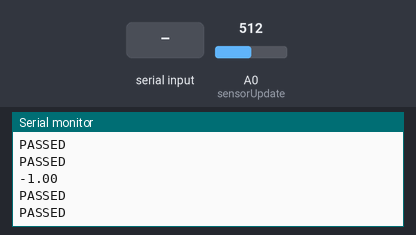
This sketch was run on a simulated ESP8266 (NodeMCU). Shown: the last lines printed to the serial monitor. Inputs (shaded band) come from the test bench; at power-on: A0 (sensorUpdate) = 512. WiFi joins after 1.5 s; servers stay silent unless stated; network time is answered at once with the bench clock; the local clock reads 2024-03-15 10:24:30 at power-on unless the sketch sets it.

Above: at 2.7 s.
2.8 s: A0 (sensorUpdate) set to 716
At 4.41 s:
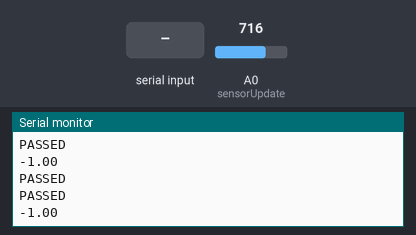
4.6 s: "1" received over the second serial link
At 4.86 s:
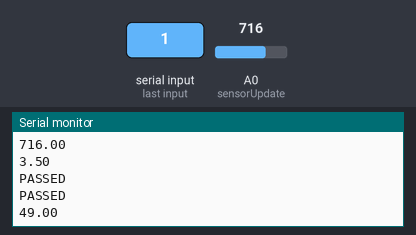
6.4 s: "0" received over the second serial link
At 7.17 s:
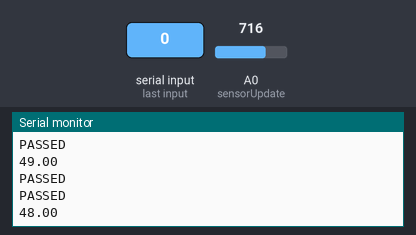
8.2 s: A0 (sensorUpdate) set to 900
At 10.07 s:
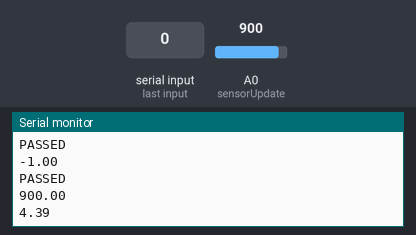
Timing chart, 0 to 11.0 s (numbered marks = the images above; inputs shaded):
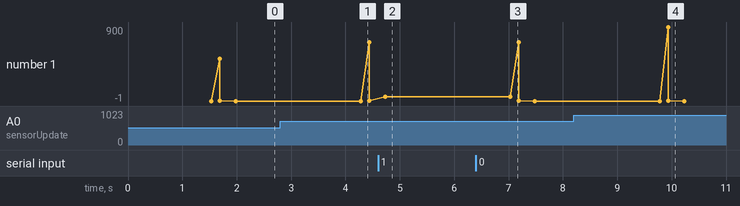

The sketch:

turbiditynodemcuonly.ino
```cpp
//FirebaseESP8266.h must be included before ESP8266WiFi.h
#include "FirebaseESP8266.h"    // Install Firebase ESP8266 library
  #include <ESP8266WiFi.h>
  #include <SoftwareSerial.h>
  SoftwareSerial mySerial (2,3);
  #include <NTPClient.h>
#include <WiFiUdp.h>
WiFiUDP ntpUDP;
NTPClient timeClient(ntpUDP, "pool.ntp.org");

//Week Days
String weekDays[7]={"Sunday", "Monday", "Tuesday", "Wednesday", "Thursday", "Friday", "Saturday"};

//Month names
String months[12]={"January", "February", "March", "April", "May", "June", "July", "August", "September", "October", "November", "December"};


////Code for oneWire tempereature sensor
//#include <OneWire.h>
//#include <DallasTemperature.h>
//#define ONE_WIRE_BUS 5
//OneWire oneWire(ONE_WIRE_BUS);
//DallasTemperature sensors(&oneWire);
//float Celcius=0;


#define FIREBASE_HOST "https://fishfarm-d5334-default-rtdb.firebaseio.com/"                          // the project name address from firebase id
#define FIREBASE_AUTH "iA13sHIzYEf1JfUD59n439oKRLsEmz0TZlYl2EQM"            // the secret key generated from firebase
#define WIFI_SSID "rammobile"
#define WIFI_PASSWORD "ram@1234"

//Define FirebaseESP8266 data object
FirebaseData firebaseData;

FirebaseJson json;
void setup()
{


  mySerial.begin(9600);
  Serial.begin(9600);
//  sensors.begin();

  WiFi.begin(WIFI_SSID, WIFI_PASSWORD);
  Serial.print("Connecting to Wi-Fi");
  while (WiFi.status() != WL_CONNECTED)
  {
    Serial.print(".");
    delay(300);
  }
  Serial.println();
  Serial.print("Connected with IP: ");
  Serial.println(WiFi.localIP());
  Serial.println();
  Firebase.begin(FIREBASE_HOST, FIREBASE_AUTH);
  Firebase.reconnectWiFi(true);

  // Initialize a NTPClient to get time
  timeClient.begin();
  // Set offset time in seconds to adjust for your timezone, for example:
//   GMT +1 = 3600
  // GMT +8 = 28800
  // GMT -1 = -3600
  // GMT 0 = 0
  timeClient.setTimeOffset(0);
}
void sensorUpdate(){

timeClient.update();

  time_t epochTime = timeClient.getEpochTime();


  String formattedTime = timeClient.getFormattedTime();


  int currentHour = timeClient.getHours();


  int currentMinute = timeClient.getMinutes();

  int currentSecond = timeClient.getSeconds();


  String weekDay = weekDays[timeClient.getDay()];

  //Get a time structure
  struct tm *ptm = gmtime ((time_t *)&epochTime);
  int monthDay = ptm->tm_mday;
  int currentMonth = ptm->tm_mon+1;
  String currentMonthName = months[currentMonth-1];
  int currentYear = ptm->tm_year+1900;
  //Print complete date:
  String currentDate = String(currentYear) + "-" + String(currentMonth) + "-" + String(monthDay)+ "," + int(currentHour)+ "-" + int(currentMinute)+ "-" + int(currentSecond);


    //Code for ph Value
float phValue= mySerial.read();
Serial.println(phValue);

 if (Firebase.setString(firebaseData, "/farmingIOT/PH_Value", 7.5))
  {
    Serial.println("PASSED");
  }
  else
  {
    Serial.println("FAILED");
  }


  //code for turbidity
  float turb = analogRead(A0);
  float vol = turb * (5.0 / 1024.0);

 // sent sensors data to serial (sent sensors data to ESP8266)
  Serial.println(turb);
  Serial.println(vol);


  if (Firebase.setFloat(firebaseData, "/farmingIOT/turbidity", turb))
  {
    Serial.println("PASSED");
  }
  else
  {
    Serial.println("FAILED");
  }
  if (Firebase.setFloat(firebaseData, "/farmingIOT/voltage", vol))
  {
    Serial.println("PASSED");
  }
  else
  {
    Serial.println("FAILED");
  }
//delay(200);
//Code for oneWire Temperature sensor
// sensors.requestTemperatures();
  float Celcius=mySerial.read();

Serial.println(Celcius);

 if (Firebase.setString(firebaseData, "/farmingIOT/heat", Celcius))
  {
    Serial.println("PASSED");
  }
  else
  {
    Serial.println("FAILED");
  }

//  delay(200);

  if (Firebase.setString(firebaseData, "/farmingIOT/time",currentDate))
  {
    Serial.println("PASSED");
  }
  else
  {
    Serial.println("FAILED");
  }
}
void loop() {


  sensorUpdate();

  delay(2000);
}
```

Measured:
- after the input at 4.6 s, the serial monitor: prints a new line after 0.13 s (image 2)
- after the input at 6.4 s, the serial monitor: prints a new line after 0.64 s (image 3)
- after the input at 8.2 s, the serial monitor: prints a new line after 1.7 s (image 4)
- plotted number 1: -1 → 3.5 after the input at 2.8 s, 3.5 → 49 after the input at 4.6 s
